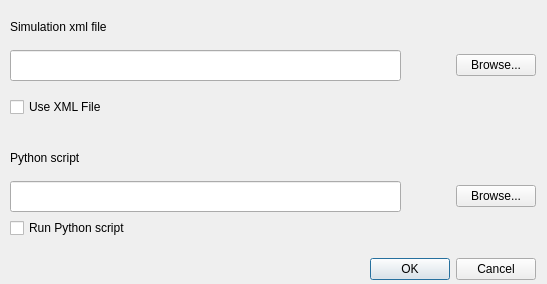
<ui version="4.0" >
 <class>SimulationFileOpenDialog</class>
 <widget class="QDialog" name="SimulationFileOpenDialog" >
  <property name="geometry" >
   <rect>
    <x>0</x>
    <y>0</y>
    <width>547</width>
    <height>284</height>
   </rect>
  </property>
  <property name="windowTitle" >
   <string>Simulation Files</string>
  </property>
  <widget class="QWidget" name="layoutWidget" >
   <property name="geometry" >
    <rect>
     <x>10</x>
     <y>20</y>
     <width>526</width>
     <height>260</height>
    </rect>
   </property>
   <layout class="QVBoxLayout" >
    <property name="spacing" >
     <number>6</number>
    </property>
    <property name="leftMargin" >
     <number>0</number>
    </property>
    <property name="topMargin" >
     <number>0</number>
    </property>
    <property name="rightMargin" >
     <number>0</number>
    </property>
    <property name="bottomMargin" >
     <number>0</number>
    </property>
    <item>
     <layout class="QVBoxLayout" >
      <property name="spacing" >
       <number>6</number>
      </property>
      <property name="leftMargin" >
       <number>0</number>
      </property>
      <property name="topMargin" >
       <number>0</number>
      </property>
      <property name="rightMargin" >
       <number>0</number>
      </property>
      <property name="bottomMargin" >
       <number>0</number>
      </property>
      <item>
       <widget class="QLabel" name="label" >
        <property name="text" >
         <string>Simulation xml file</string>
        </property>
       </widget>
      </item>
      <item>
       <spacer>
        <property name="orientation" >
         <enum>Qt::Vertical</enum>
        </property>
        <property name="sizeHint" >
         <size>
          <width>520</width>
          <height>16</height>
         </size>
        </property>
       </spacer>
      </item>
      <item>
       <layout class="QHBoxLayout" >
        <property name="spacing" >
         <number>6</number>
        </property>
        <property name="leftMargin" >
         <number>0</number>
        </property>
        <property name="topMargin" >
         <number>0</number>
        </property>
        <property name="rightMargin" >
         <number>0</number>
        </property>
        <property name="bottomMargin" >
         <number>0</number>
        </property>
        <item>
         <widget class="QLineEdit" name="xmlFileLineEdit" >
          <property name="sizePolicy" >
           <sizepolicy vsizetype="Fixed" hsizetype="Fixed" >
            <horstretch>0</horstretch>
            <verstretch>0</verstretch>
           </sizepolicy>
          </property>
          <property name="minimumSize" >
           <size>
            <width>391</width>
            <height>31</height>
           </size>
          </property>
         </widget>
        </item>
        <item>
         <spacer>
          <property name="orientation" >
           <enum>Qt::Horizontal</enum>
          </property>
          <property name="sizeHint" >
           <size>
            <width>40</width>
            <height>20</height>
           </size>
          </property>
         </spacer>
        </item>
        <item>
         <widget class="QPushButton" name="xmlBrowseButton" >
          <property name="text" >
           <string>Browse...</string>
          </property>
         </widget>
        </item>
       </layout>
      </item>
      <item>
       <spacer>
        <property name="orientation" >
         <enum>Qt::Vertical</enum>
        </property>
        <property name="sizeHint" >
         <size>
          <width>520</width>
          <height>16</height>
         </size>
        </property>
       </spacer>
      </item>
      <item>
       <widget class="QCheckBox" name="useXMLCheckBox" >
        <property name="text" >
         <string>Use XML File</string>
        </property>
       </widget>
      </item>
     </layout>
    </item>
    <item>
     <spacer>
      <property name="orientation" >
       <enum>Qt::Vertical</enum>
      </property>
      <property name="sizeHint" >
       <size>
        <width>20</width>
        <height>40</height>
       </size>
      </property>
     </spacer>
    </item>
    <item>
     <layout class="QVBoxLayout" >
      <property name="spacing" >
       <number>6</number>
      </property>
      <property name="leftMargin" >
       <number>0</number>
      </property>
      <property name="topMargin" >
       <number>0</number>
      </property>
      <property name="rightMargin" >
       <number>0</number>
      </property>
      <property name="bottomMargin" >
       <number>0</number>
      </property>
      <item>
       <widget class="QLabel" name="label_2" >
        <property name="text" >
         <string>Python script</string>
        </property>
       </widget>
      </item>
      <item>
       <spacer>
        <property name="orientation" >
         <enum>Qt::Vertical</enum>
        </property>
        <property name="sizeHint" >
         <size>
          <width>520</width>
          <height>16</height>
         </size>
        </property>
       </spacer>
      </item>
      <item>
       <layout class="QHBoxLayout" >
        <property name="spacing" >
         <number>6</number>
        </property>
        <property name="leftMargin" >
         <number>0</number>
        </property>
        <property name="topMargin" >
         <number>0</number>
        </property>
        <property name="rightMargin" >
         <number>0</number>
        </property>
        <property name="bottomMargin" >
         <number>0</number>
        </property>
        <item>
         <widget class="QLineEdit" name="pythonFileLineEdit" >
          <property name="minimumSize" >
           <size>
            <width>391</width>
            <height>31</height>
           </size>
          </property>
         </widget>
        </item>
        <item>
         <spacer>
          <property name="orientation" >
           <enum>Qt::Horizontal</enum>
          </property>
          <property name="sizeHint" >
           <size>
            <width>40</width>
            <height>20</height>
           </size>
          </property>
         </spacer>
        </item>
        <item>
         <widget class="QPushButton" name="pythonBrowseButton" >
          <property name="text" >
           <string>Browse...</string>
          </property>
         </widget>
        </item>
       </layout>
      </item>
      <item>
       <widget class="QCheckBox" name="pythonScriptCheckBox" >
        <property name="text" >
         <string>Run Python script</string>
        </property>
       </widget>
      </item>
      <item>
       <spacer>
        <property name="orientation" >
         <enum>Qt::Vertical</enum>
        </property>
        <property name="sizeHint" >
         <size>
          <width>522</width>
          <height>16</height>
         </size>
        </property>
       </spacer>
      </item>
     </layout>
    </item>
    <item>
     <spacer>
      <property name="orientation" >
       <enum>Qt::Vertical</enum>
      </property>
      <property name="sizeHint" >
       <size>
        <width>522</width>
        <height>16</height>
       </size>
      </property>
     </spacer>
    </item>
    <item>
     <widget class="QDialogButtonBox" name="buttonBox" >
      <property name="orientation" >
       <enum>Qt::Horizontal</enum>
      </property>
      <property name="standardButtons" >
       <set>QDialogButtonBox::Cancel|QDialogButtonBox::NoButton|QDialogButtonBox::Ok</set>
      </property>
     </widget>
    </item>
   </layout>
  </widget>
 </widget>
 <resources/>
 <connections>
  <connection>
   <sender>buttonBox</sender>
   <signal>accepted()</signal>
   <receiver>SimulationFileOpenDialog</receiver>
   <slot>accept()</slot>
   <hints>
    <hint type="sourcelabel" >
     <x>249</x>
     <y>376</y>
    </hint>
    <hint type="destinationlabel" >
     <x>157</x>
     <y>274</y>
    </hint>
   </hints>
  </connection>
  <connection>
   <sender>buttonBox</sender>
   <signal>rejected()</signal>
   <receiver>SimulationFileOpenDialog</receiver>
   <slot>reject()</slot>
   <hints>
    <hint type="sourcelabel" >
     <x>317</x>
     <y>376</y>
    </hint>
    <hint type="destinationlabel" >
     <x>286</x>
     <y>274</y>
    </hint>
   </hints>
  </connection>
  <connection>
   <sender>pythonScriptCheckBox</sender>
   <signal>toggled(bool)</signal>
   <receiver>pythonFileLineEdit</receiver>
   <slot>setEnabled(bool)</slot>
   <hints>
    <hint type="sourcelabel" >
     <x>54</x>
     <y>331</y>
    </hint>
    <hint type="destinationlabel" >
     <x>61</x>
     <y>301</y>
    </hint>
   </hints>
  </connection>
  <connection>
   <sender>useXMLCheckBox</sender>
   <signal>toggled(bool)</signal>
   <receiver>xmlFileLineEdit</receiver>
   <slot>setEnabled(bool)</slot>
   <hints>
    <hint type="sourcelabel" >
     <x>65</x>
     <y>104</y>
    </hint>
    <hint type="destinationlabel" >
     <x>88</x>
     <y>53</y>
    </hint>
   </hints>
  </connection>
 </connections>
</ui>
